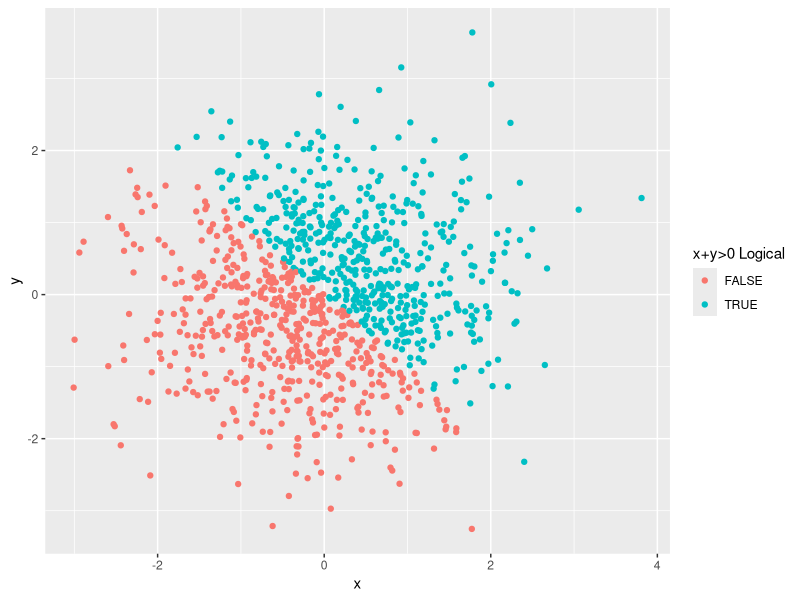
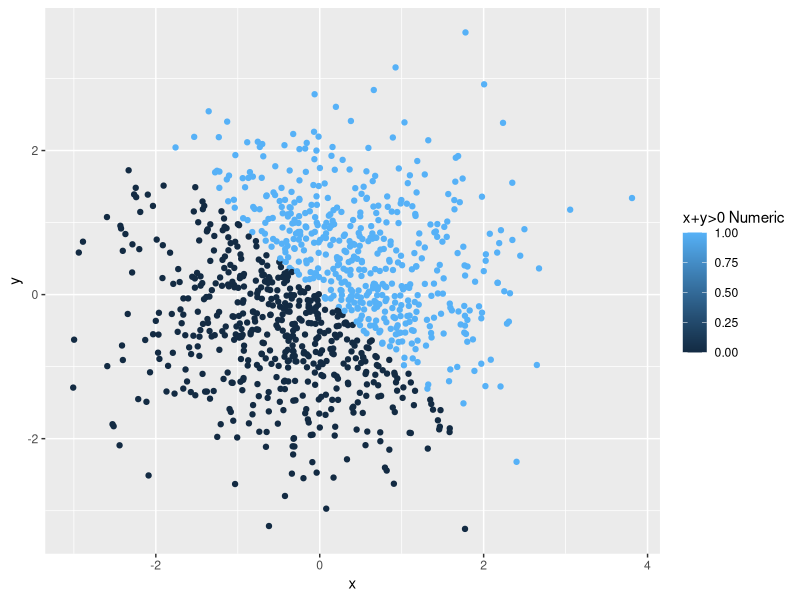
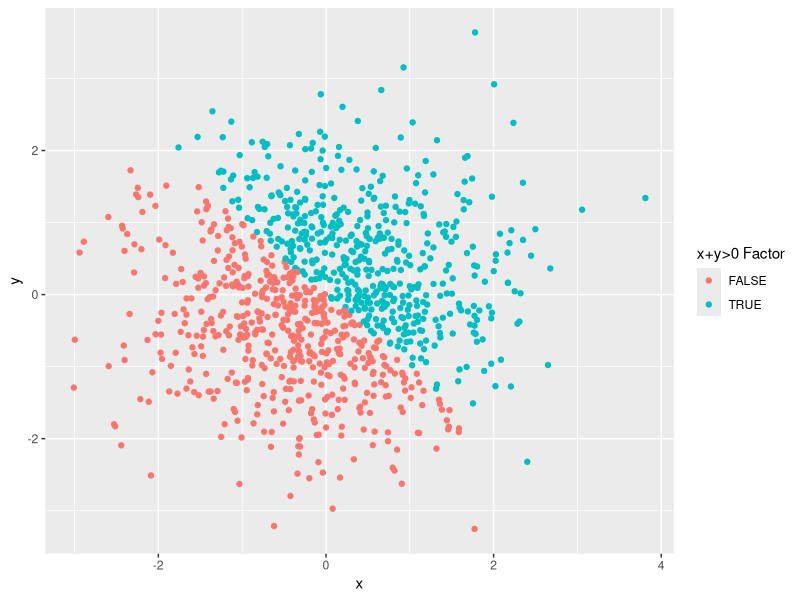
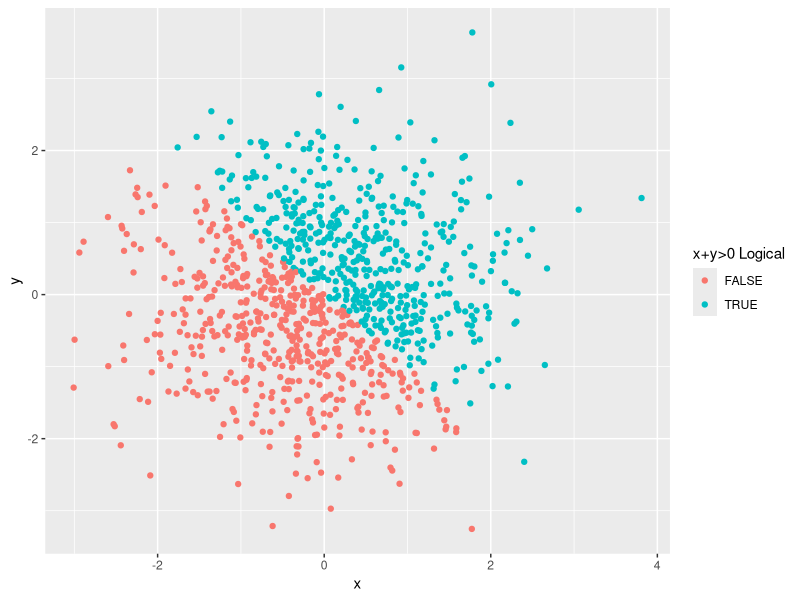
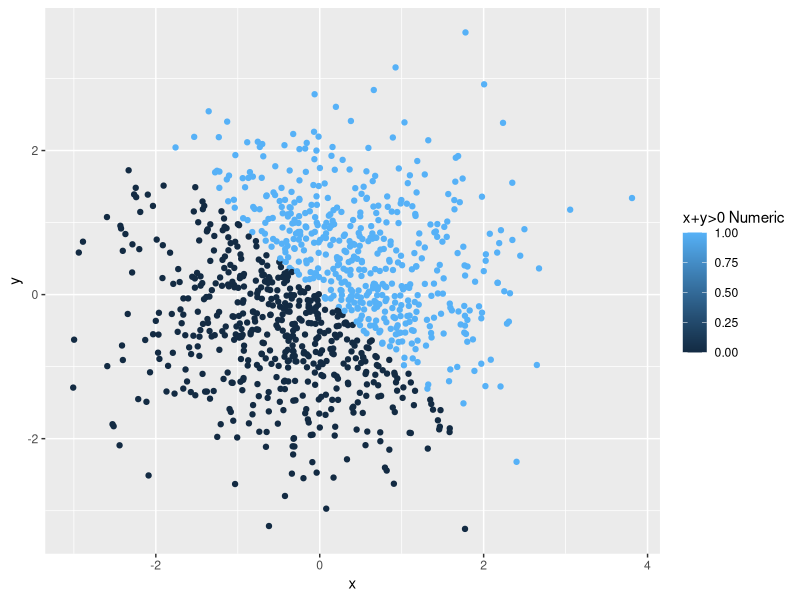
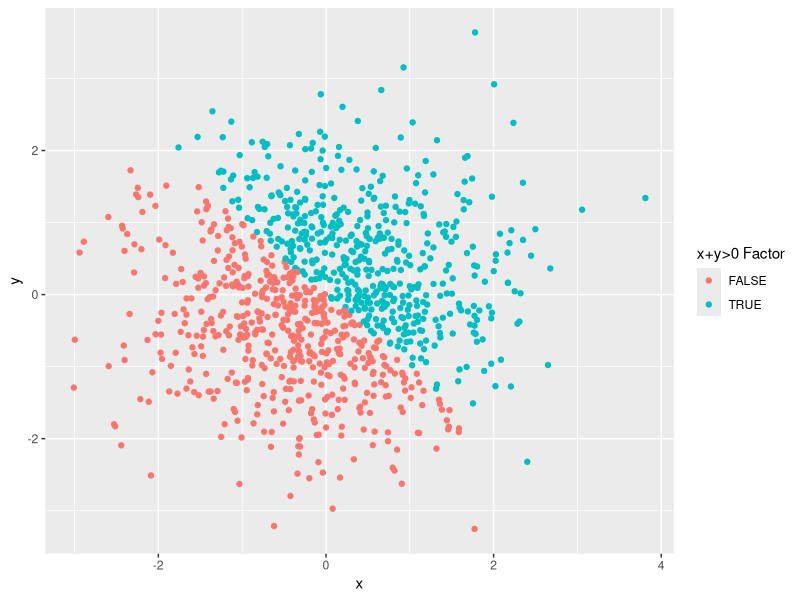

The R script that drew these images, in order:
## ---- chunk 1
library(tidyverse)
library(ggplot2)
## ---- chunk 2
set.seed(1)
problem1_df = tibble(
    vector_numeric = runif(10, 0, 5),
    vector_logical = vector_numeric > 2,
    vector_character = c("a", "b", "c", "d", "e", "f", "g", "h", "i", "j"),
    vector_factor = factor(c("male", "female", "male", "male", "male", "male", "male",
                             "male", "male", "female"))
)
## ---- chunk 3
mean(problem1_df$vector_numeric)
mean(problem1_df$vector_logical)
mean(problem1_df$vector_character)
mean(problem1_df$vector_factor)
## ---- chunk 4
as.numeric(as.factor(problem1_df$vector_character))
as.numeric(as.character(problem1_df$vector_factor))
## ---- chunk 5
# I have set the seed in chunk p1_dataset
problem2_df = tibble(
    x = rnorm(1000),
    y = rnorm(1000),
    xy_logical = x + y > 0,
    xy_numeric = as.numeric(xy_logical),
    xy_factor = as.factor(xy_logical)
)
## ---- chunk 6
ggplot(problem2_df, aes(x = x, y = y, color = xy_logical)) + geom_point() +
    scale_color_discrete(name = "x+y>0 Logical")
ggsave("plot1.png")
## ---- chunk 7
ggplot(problem2_df, aes(x = x, y = y, color = xy_numeric)) + geom_point() + 
    scale_color_continuous(name = "x+y>0 Numeric")
ggsave("plot2.png")
## ---- chunk 8
ggplot(problem2_df, aes(x = x, y = y, color = xy_factor)) + geom_point() + 
    scale_color_discrete(name = "x+y>0 Factor")
ggsave("plot3.png")
